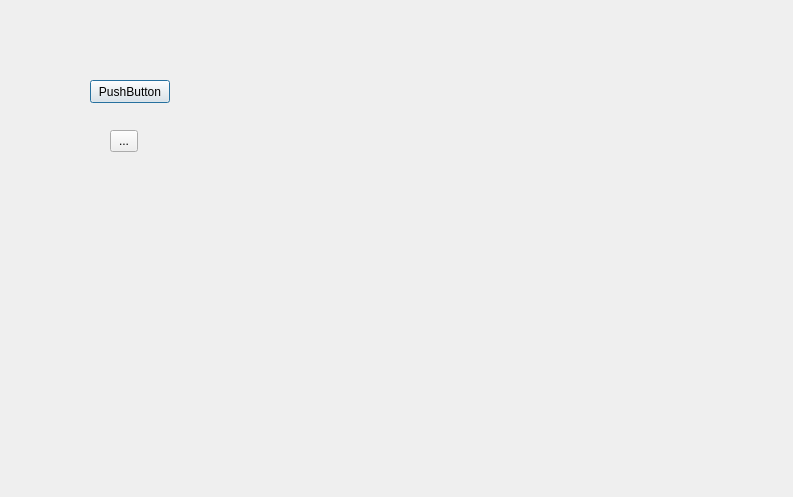
<?xml version="1.0" encoding="UTF-8"?>
<ui version="4.0">
 <class>Dialog</class>
 <widget class="QDialog" name="Dialog">
  <property name="geometry">
   <rect>
    <x>0</x>
    <y>0</y>
    <width>793</width>
    <height>497</height>
   </rect>
  </property>
  <property name="windowTitle">
   <string>Dialog</string>
  </property>
  <widget class="QPushButton" name="pushButton">
   <property name="geometry">
    <rect>
     <x>90</x>
     <y>80</y>
     <width>80</width>
     <height>23</height>
    </rect>
   </property>
   <property name="text">
    <string>PushButton</string>
   </property>
  </widget>
  <widget class="QToolButton" name="toolButton">
   <property name="geometry">
    <rect>
     <x>110</x>
     <y>130</y>
     <width>28</width>
     <height>22</height>
    </rect>
   </property>
   <property name="text">
    <string>...</string>
   </property>
  </widget>
 </widget>
 <resources/>
 <connections/>
</ui>
